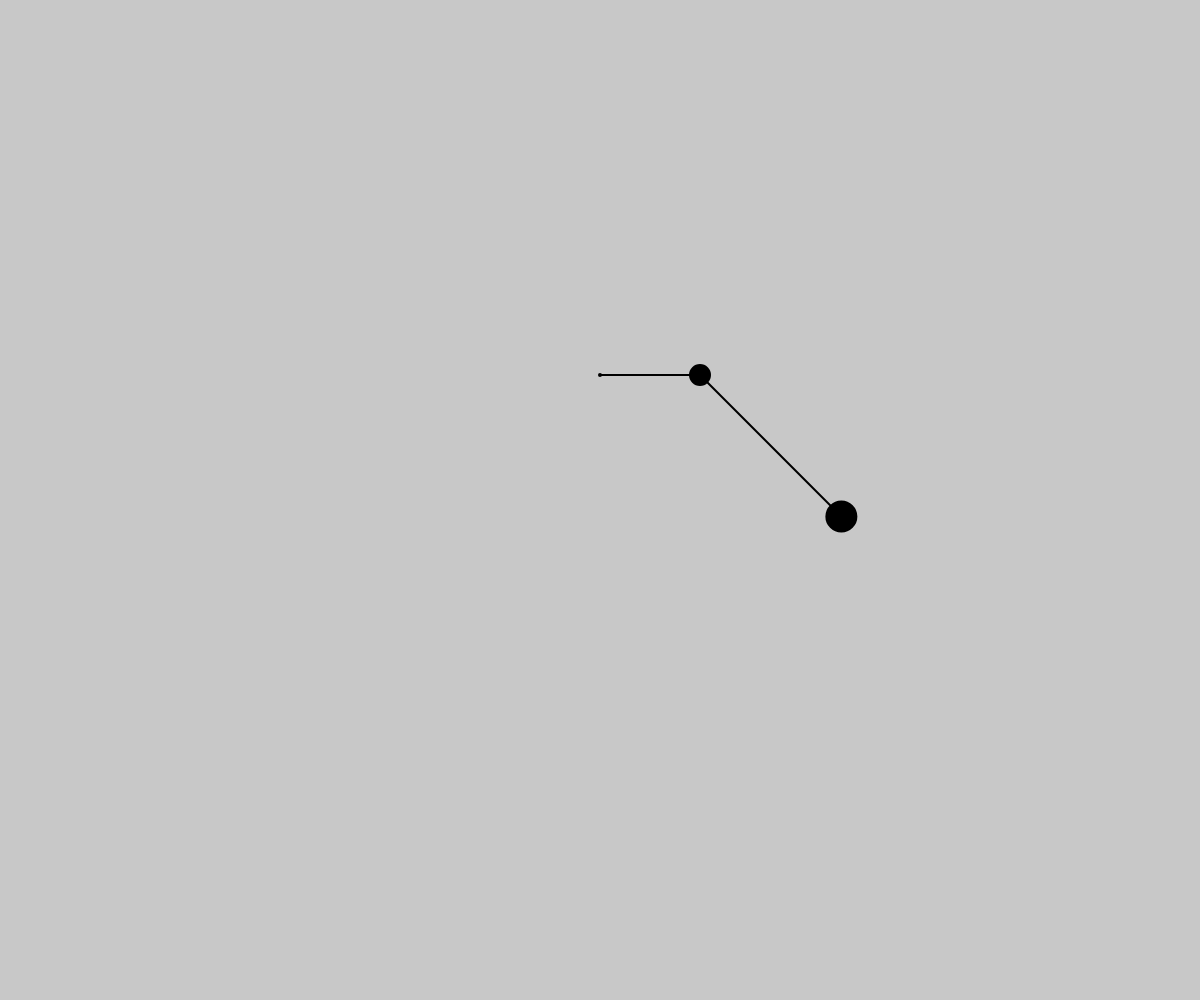
Frame 1 (no input)
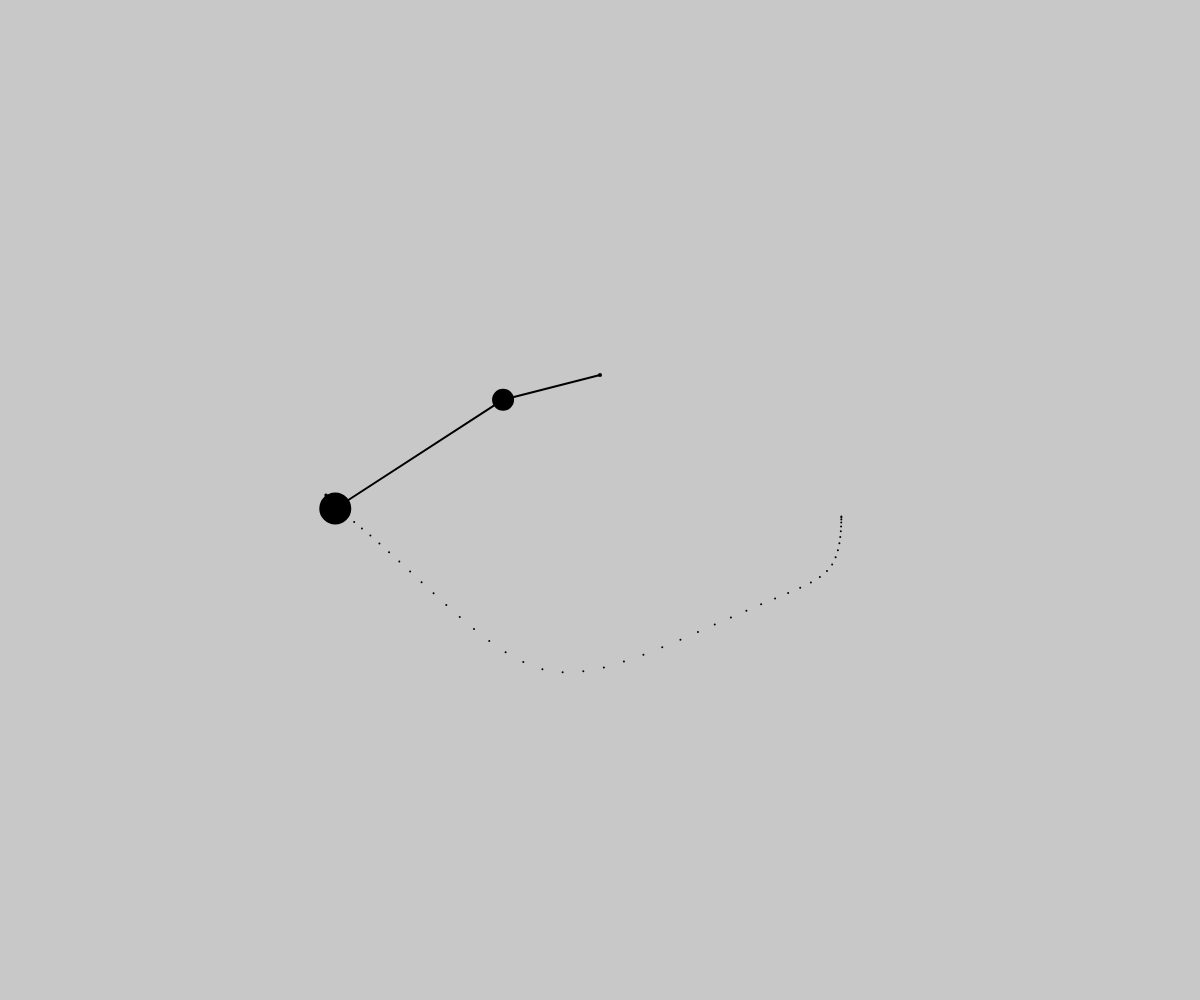
Frame 60 (no input)
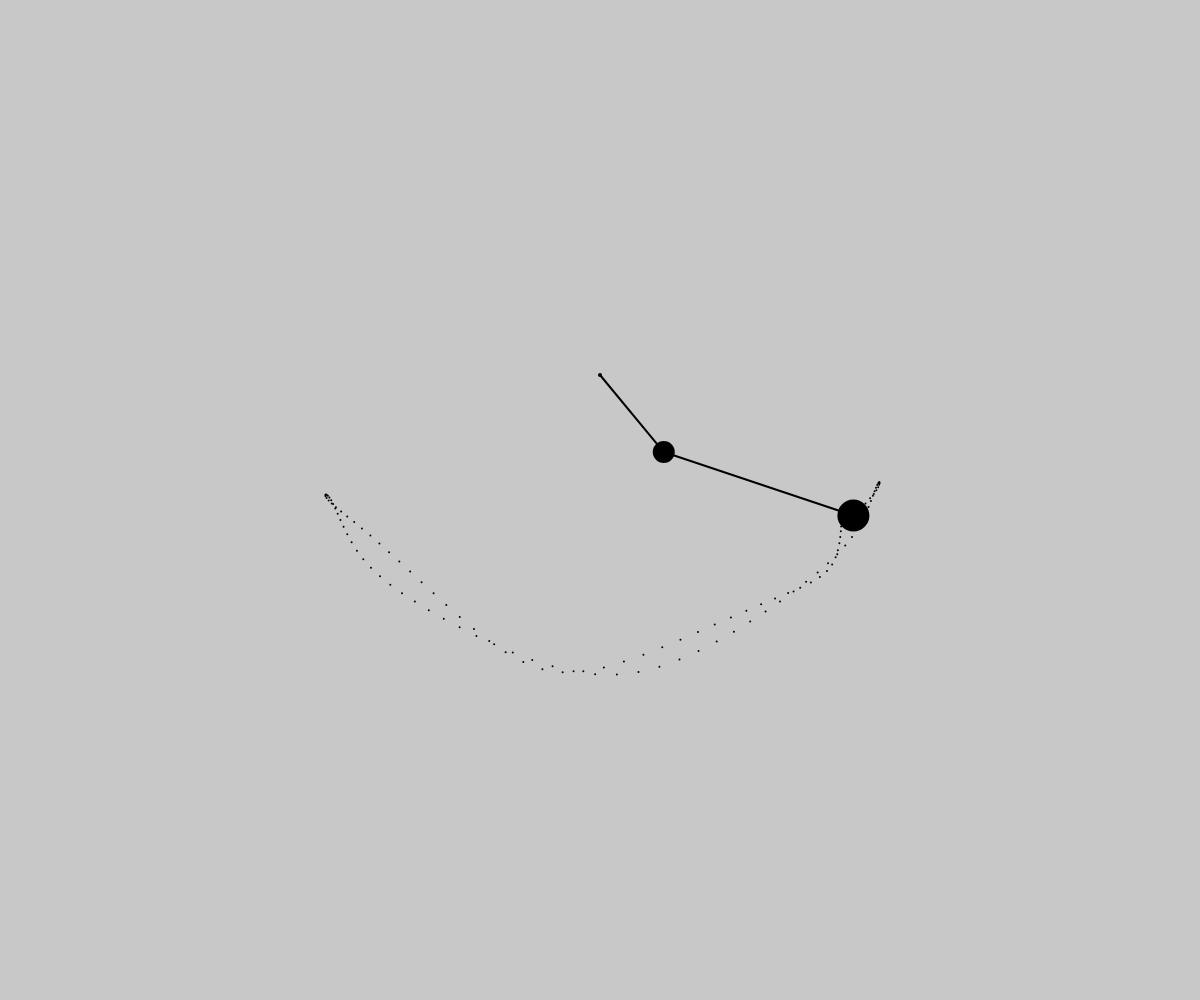
Frame 120 (the mouse pressed at the canvas centre since frame 60)

The p5.js sketch that drew these frames (run headless with seeded random() and noise() and a simulated clock; from frame 60 on, the mouse is pressed at the canvas centre):

// p5.js sketch
// ── sketch.js
var l1=100;
var l2=200;
var m1=20;
var m2=30;
var o1=3.14/2;
var o2=3.14/4;
var o1_v=0;
var o2_v=0;
var g=1;
var i=0;
var path = [];

var nx=0;
var ny=0;

function setup() {
  createCanvas(windowWidth,windowHeight);
}

function draw() {
  background(200);
  
  //Variable Initialization
  var cx=width/2;
  var cy=3*height/8;
  
  var x1=l1*sin(o1);
  var y1=l1*cos(o1);
  
  var x2=x1+l2*sin(o2);
  var y2=y1+l2*cos(o2);
  
  //Diagram
  translate(cx,cy);
  stroke(0);
  strokeWeight(4);
  point(0,0);
  strokeWeight(2);
  fill(0);
  line(0,0,x1,y1);
  line(x1,y1,x2,y2);
  ellipse(x1,y1,m1,m1);
  ellipse(x2,y2,m2,m2);
  
  //Motion
  var o1_a = (-g*(2*m1+m2)*sin(o1)-m2*g*sin(o1-2*o2)-2*sin(o1-o2)*m2*(o2_v*o2_v*l2+o1_v*o1_v*l1*cos(o1-o2)))/(l1*(2*m1+m2-m2*cos(2*o2-2*o1)));
  
  var o2_a = (2*sin(o1-o2)*(o1_v*o1_v*l1*(m1+m2)+g*(m1+m2)*cos(o1)+o2_v*o2_v*l2*m2*cos(o1-o2)))/(l2*(2*m1+m2-m2*cos(2*o2-2*o1)));
  
  o1_v += o1_a;
  o2_v += o2_a;
  o1 += o1_v;
  o2 += o2_v;
  
  path[i]=createVector(x2,y2);
  
  for(var j=0;j<=i;j++)
    {
      point(path[j]);
    }
  i++;
} 
